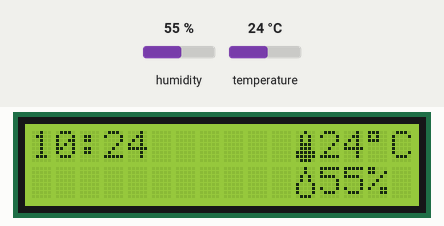
The sketch below on a simulated Arduino Uno, built with avr-gcc and run on an emulated ATmega328P. Parts: 16×2 character LCD. The inputs (shaded band) are chosen by the test bench; at power-on: humidity 55 %, temperature 24 °C. The local clock reads 2024-03-15 10:24:30 at power-on unless the sketch sets it; what the sketch prints to the serial monitor is not drawn.

Above: at 1.2 s.
1.3 s: humidity set to 22 %
At 5.9 s:
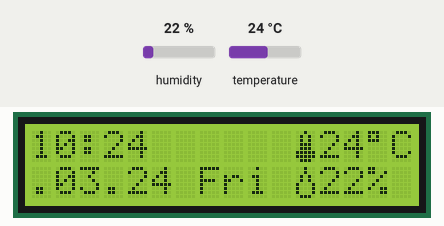
8.5 s: temperature set to 12 °C
At 13.4 s:
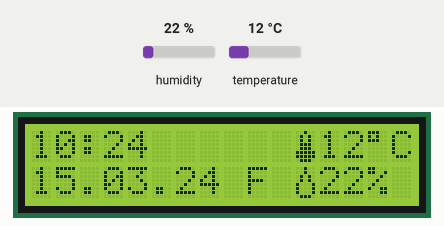
14.3 s: humidity set to 40 %
At 18.99 s:
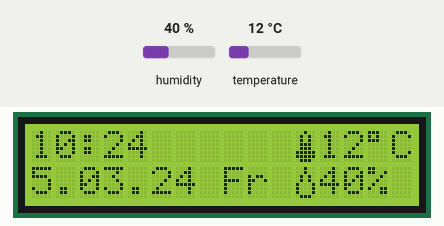
20.1 s: temperature set to 19 °C
At 25.3 s:
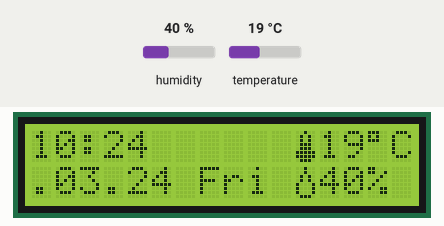
Timing chart, 0 to 26.8 s (numbered marks = the images above; inputs shaded):
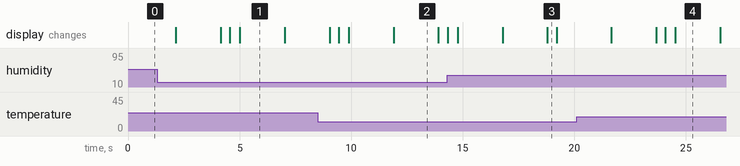

Measured:
- what the display in image 1 shows lasts 2.0 s, from 5.0 s to 7.0 s
- what the display in image 3 shows lasts 0.4 s, from 18.8 s to 19.2 s

The sketch:

rtc_display_dhct11.ino
```cpp
#include <LiquidCrystal_I2C.h>
#include <DHT.h>
#include <DS1307.h>

//Temp Sensor
#define DHTTYPE DHT11   // Define model type to DHT 11
#define DHTPIN 7 //Define Pin7 to Read temp and humidity

DHT dht(DHTPIN, DHTTYPE);//Starting dht object and set pin parameter (DHTPIN) and sensor type (DHTTYPE)


//Display
int totalColumns = 16;
int totalRows = 2;

LiquidCrystal_I2C lcd(0x3F, totalColumns, totalRows);


//Write custom characters
byte termometro[8] = //icon for termometer
{
    B00100,
    B01010,
    B01010,
    B01110,
    B01110,
    B11111,
    B11111,
    B01110
};

byte humidity[8] = //icon for water droplet
{
    B00100,
    B00100,
    B01010,
    B01010,
    B10001,
    B10001,
    B10001,
    B01110,
};


String custom_text; //String to be used in scrolled text

//RTC
DS1307 rtc(A2, A3);

void setup(){
  Serial.begin(9600);
  lcd.init();
  lcd.backlight(); // use to turn on and turn off LCD back light
  lcd.createChar(1,termometro); //create termometro with id 1
  lcd.createChar(2,humidity); //create humidity with id 2

  dht.begin();//Start DHT11 sensor

  rtc.halt(false); //Start watch RTC

  //Used to set RTC at first time after insert battery
  //rtc.setDOW(TUESDAY);      //Define day of week
  //rtc.setTime(16, 35, 30);     //Define time
  //rtc.setDate(28, 2, 2023);   //Define day, month and year

  //Define SQW/Out Pin
  rtc.setSQWRate(SQW_RATE_1);
  rtc.enableSQW(true);
}

void loop()
  {
    int h = dht.readHumidity();//read humidity in float
    int t = dht.readTemperature();//read temp in float

    if (isnan(h) || isnan(t)) {//check temp and humidity if is a valid number
      return;//return if not true
    }

    //print infos in serial
    Serial.print("Umidade: ");
    Serial.print(h);
    Serial.println("%");
    Serial.print("Temperatura: ");
    Serial.print(t);
    Serial.println("°C ");
    Serial.print("Hora : ");
    char time = rtc.getTimeStr(FORMAT_SHORT);
    Serial.print(time);
    Serial.print(" ");
    Serial.print("Data : ");
    Serial.print(rtc.getDateStr(FORMAT_SHORT));
    Serial.print(" ");
    Serial.println(rtc.getDOWStr(FORMAT_SHORT));


    //print in lcd, setCursor(colum, row) is used to set digit localization. First row is 0.
    lcd.setCursor(0, 0); //set cursor to first line and first colum
    lcd.print(rtc.getTimeStr(FORMAT_SHORT)); //print time
    lcd.setCursor(11, 0);
    lcd.write(1); //print custom character id 1
    lcd.print(String(t) + (char)223 + "C");

    lcd.setCursor(11,1);
    lcd.write(2); //print custom character id 2
    lcd.print(String(h) + "%");

    delay(2000); //wait 2 seconds

    custom_text = String(rtc.getDateStr(FORMAT_SHORT)) + " " + String(rtc.getDOWStr(FORMAT_SHORT)); //set text to be printed
    custom_scroll(custom_text,1,0,10); //call custom scroll from right to left
  }

//text is the text to be scrolled to left starting in idx_start and finishing in idx_end
void custom_scroll(String text, int row, int idx_start, int idx_end){

    int textlength = text.length(); //check text lenght

    //logic to print and scroll from right to left
    for (int i = 0; i <= textlength; i++) {
      lcd.setCursor(idx_start,row);

      if (textlength-i<idx_end){
        return;
      }

      lcd.print(text.substring(i,idx_end+i));

      if ((i == 0) || (i == textlength)){
        delay (2000); // wait 2 seconds at initial and final. Important time to be readable.
      } else {
        delay(400); //scroll segment time
      }
    }
}
```
